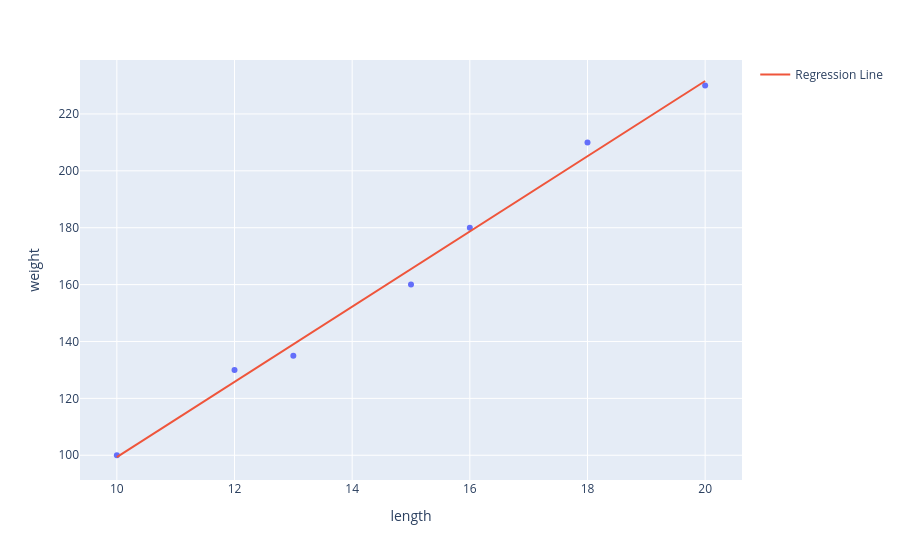

Source (notebook cell):
### Code cell
intercept = result.intercept; slope = result.slope
predicted = intercept + slope * length
df["predicted_weight"] = intercept + slope * df["length"]

import plotly.express as px

fig = px.scatter(df, x="length", y="weight")
fig.add_scatter(
    x=df["length"],
    y=df["predicted_weight"],
    mode="lines",
    name="Regression Line"
)

fig.show()

### Figure 1 — Plotly figure (JSON) as saved in the notebook; plotly's stock layout.template omitted (floating-point values rounded to 4 significant figures)
{"data": [{"hovertemplate": "length=%{x}<br>weight=%{y}<extra></extra>", "legendgroup": "", "marker": {"color": "#636efa", "symbol": "circle"}, "mode": "markers", "name": "", "orientation": "v", "showlegend": false, "type": "scatter", "x": [10, 12, 13, 15, 16, 18, 20], "xaxis": "x", "y": [100, 130, 135, 160, 180, 210, 230], "yaxis": "y"}, {"mode": "lines", "name": "Regression Line", "type": "scatter", "x": [10, 12, 13, 15, 16, 18, 20], "y": [99.33, 125.8, 139.0, 165.5, 178.7, 205.1, 231.6]}], "layout": {"legend": {"tracegroupgap": 0}, "margin": {"t": 60}, "xaxis": {"anchor": "y", "domain": [0, 1], "title": {"text": "length"}}, "yaxis": {"anchor": "x", "domain": [0, 1], "title": {"text": "weight"}}}}
